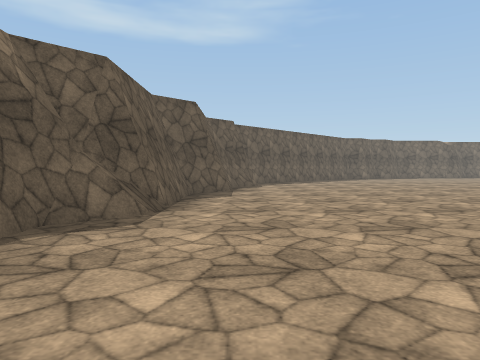
[1] (above)

24 first-person views from a walk through a 3-D level made in the Unity game engine. The camera is 1.3 m above the floor, tilts 2° down and sees 70° across. The floor is counted in squares, 2 m on a side. Each view is taken from the middle of a square. On the plan, view 1 faces up. The plan holds only what a view shows up to about 10 squares ahead; the rest is blank. The place goes on beyond the plan. Surface patterns are stand-ins for the level's own textures.

[2]
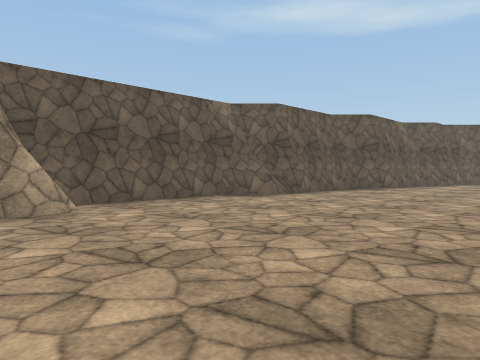

[3]
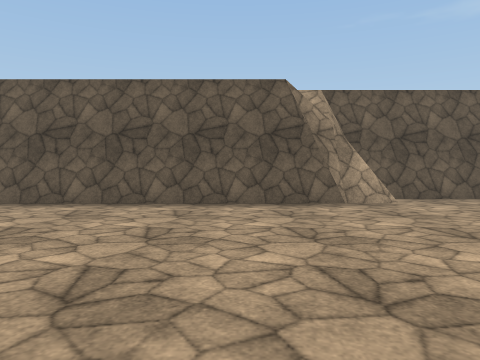

[4]
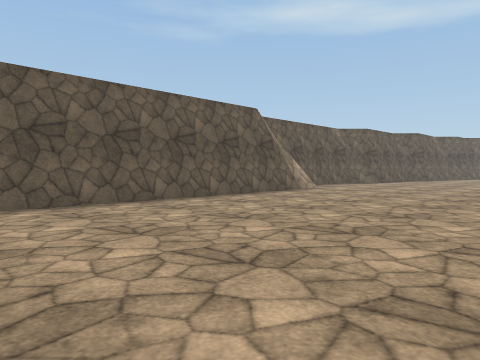

[5]
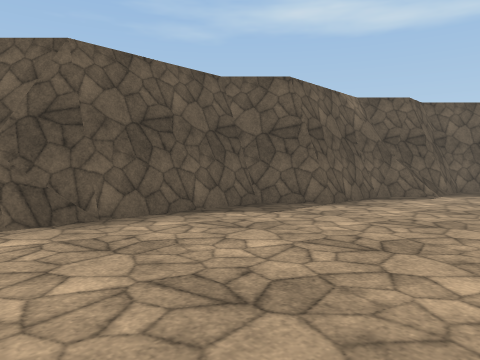

[6]
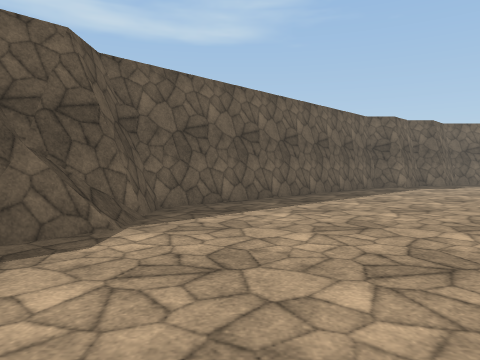

[7]
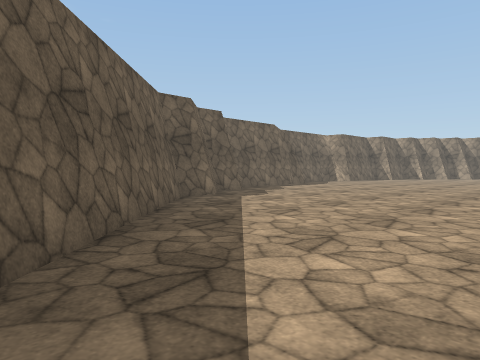

[8]
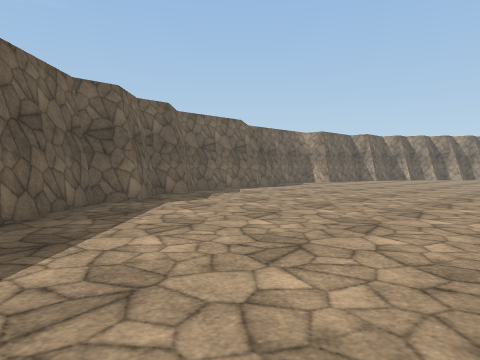

[9]
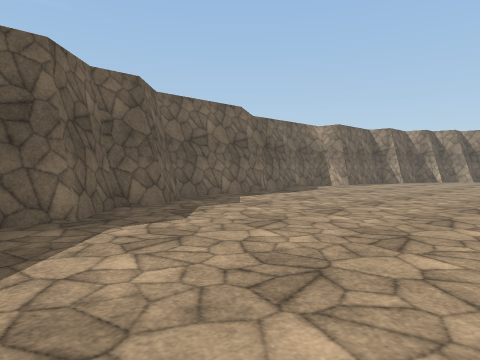

[10]
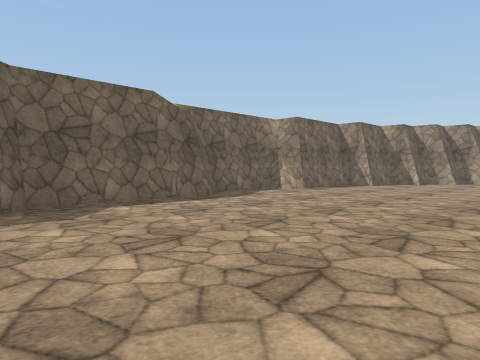

[11]
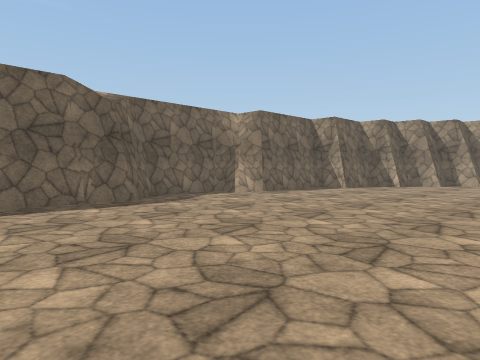

[12]
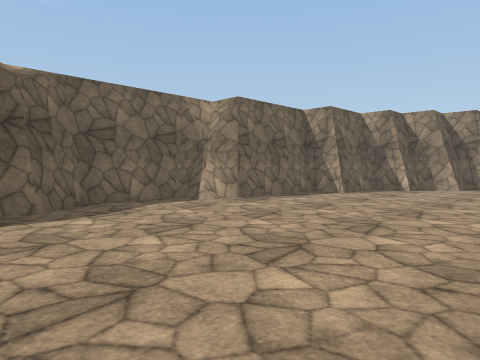

[13]
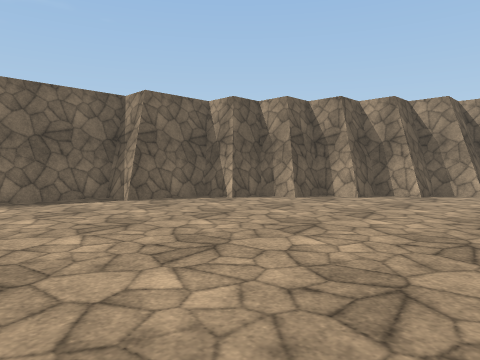

[14]
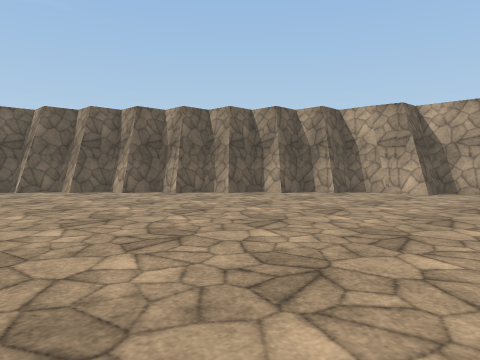

[15]
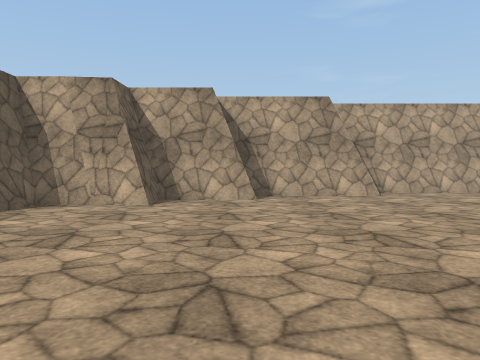

[16]
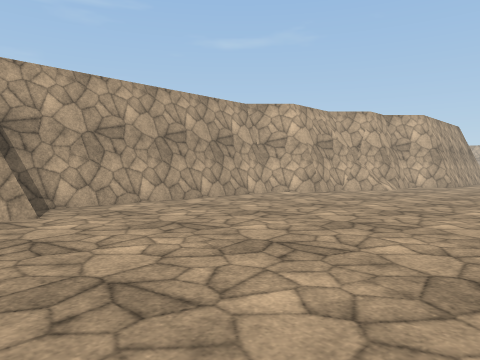

[17]
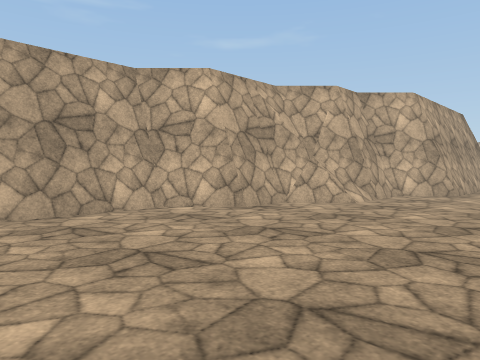

[18]
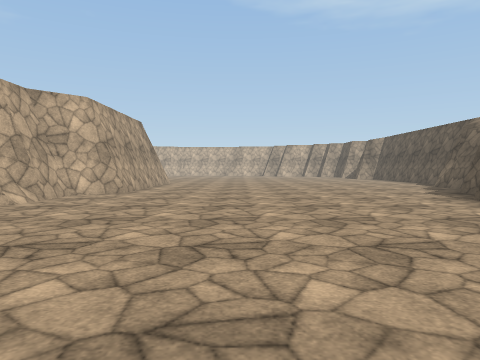

[19]
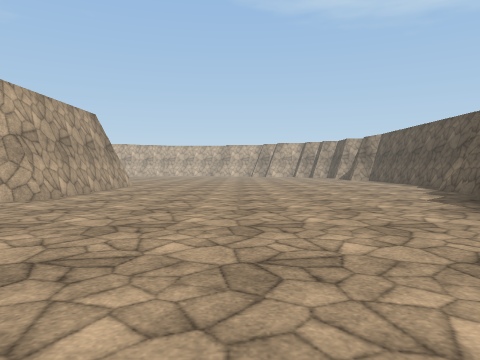

[20]
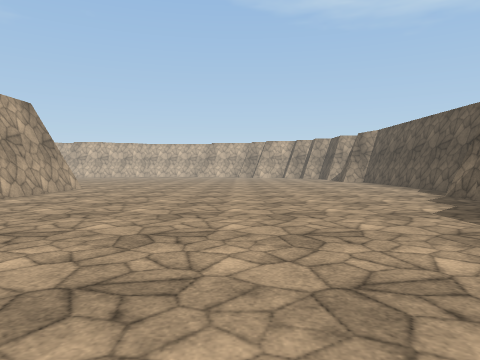

[21]
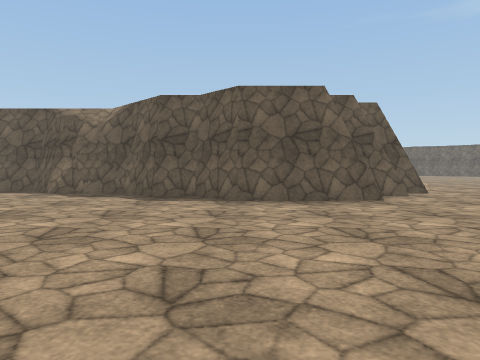

[22]
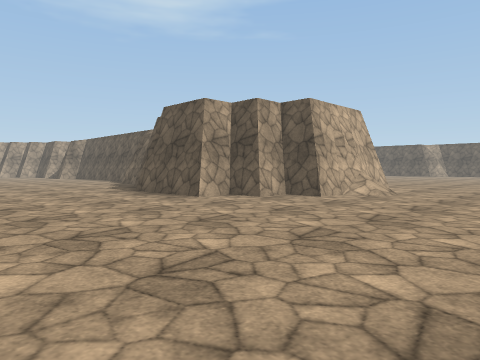

[23]
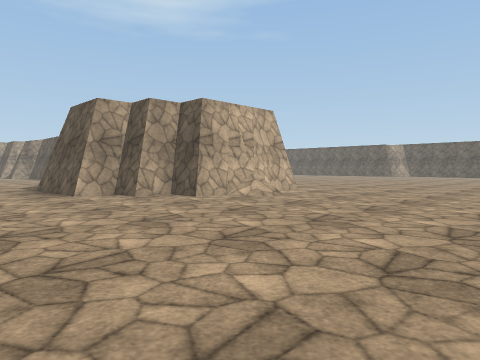

[24]
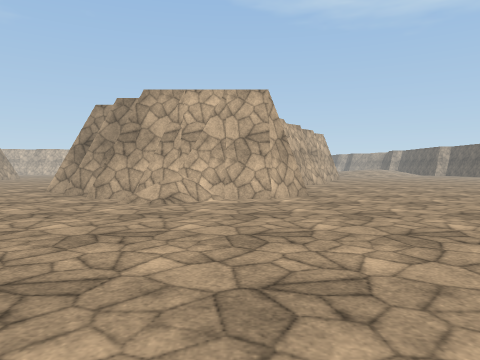

### Floor plan
Key: @ floor where view 1 was taken; # wall or solid block; . floor; = window, fence, low wall or low ledge.
Columns run from 3 left of view 1 to 33 right of it. Each row starts with its distance up from view 1.
 23              ######..#####
 22            ###...........###
 21          ###...............##
 20         ##.................###
 19        ##...................###
 18       ##.....................###
 17      ##.......................##
 16     ##.............. ..........##
 15    ##...........     ...........##
 14    #.......              ........#
 13   ##.....               .........##
 12   ##....                ..........#
 11   #.....                ..........##
 10   #.......          .   ...........#
  9  ##.......         ...   ..........#
  8  #........        .................##
  7  #.......        ...................#
  6  #......         ...................#
  5 ##......        ....................#
  4 ##.....         ....................#
  3 #......        .....####............#
  2 #......       .....######...........#
  1 #.......      .....    ###.........##
  0 ##.@....      .....     ##.........#
 -1  #......                ##........=#
 -2  #......                ##........##
 -3  #.......               #.........#
 -4  #......               ##........##
 -5  #......               #.........#
 -6  #......               #.........#
 -7  #.......             ##.........#
 -8  #.......             #..........#
 -9  #.......             #..........#
-10      ....

Where each view was taken, in squares from view 1:
view 1: 0 up, 0 right, facing up
view 2: 2 down, 4 right, facing up-left
view 3: 3 down, 5 right, facing left
view 4: 10 down, 5 right, facing up-left
view 5: 4 up, 3 right, facing up-left
view 6: 9 up, 2 right, facing up
view 7: 14 up, 2 right, facing up-right
view 8: 14 up, 4 right, facing up-right
view 9: 16 up, 6 right, facing up-right
view 10: 16 up, 9 right, facing up-right
view 11: 16 up, 11 right, facing up-right
view 12: 17 up, 13 right, facing up-right
view 13: 15 up, 18 right, facing up-right
view 14: 10 up, 21 right, facing up-right
view 15: 11 up, 24 right, facing right
view 16: 9 up, 27 right, facing down-right
view 17: 5 up, 28 right, facing down-right
view 18: 5 up, 27 right, facing down
view 19: 3 up, 26 right, facing down
view 20: 1 up, 25 right, facing down
view 21: 2 down, 29 right, facing left
view 22: 7 up, 27 right, facing down-left
view 23: 9 up, 25 right, facing down-left
view 24: 10 up, 17 right, facing down
